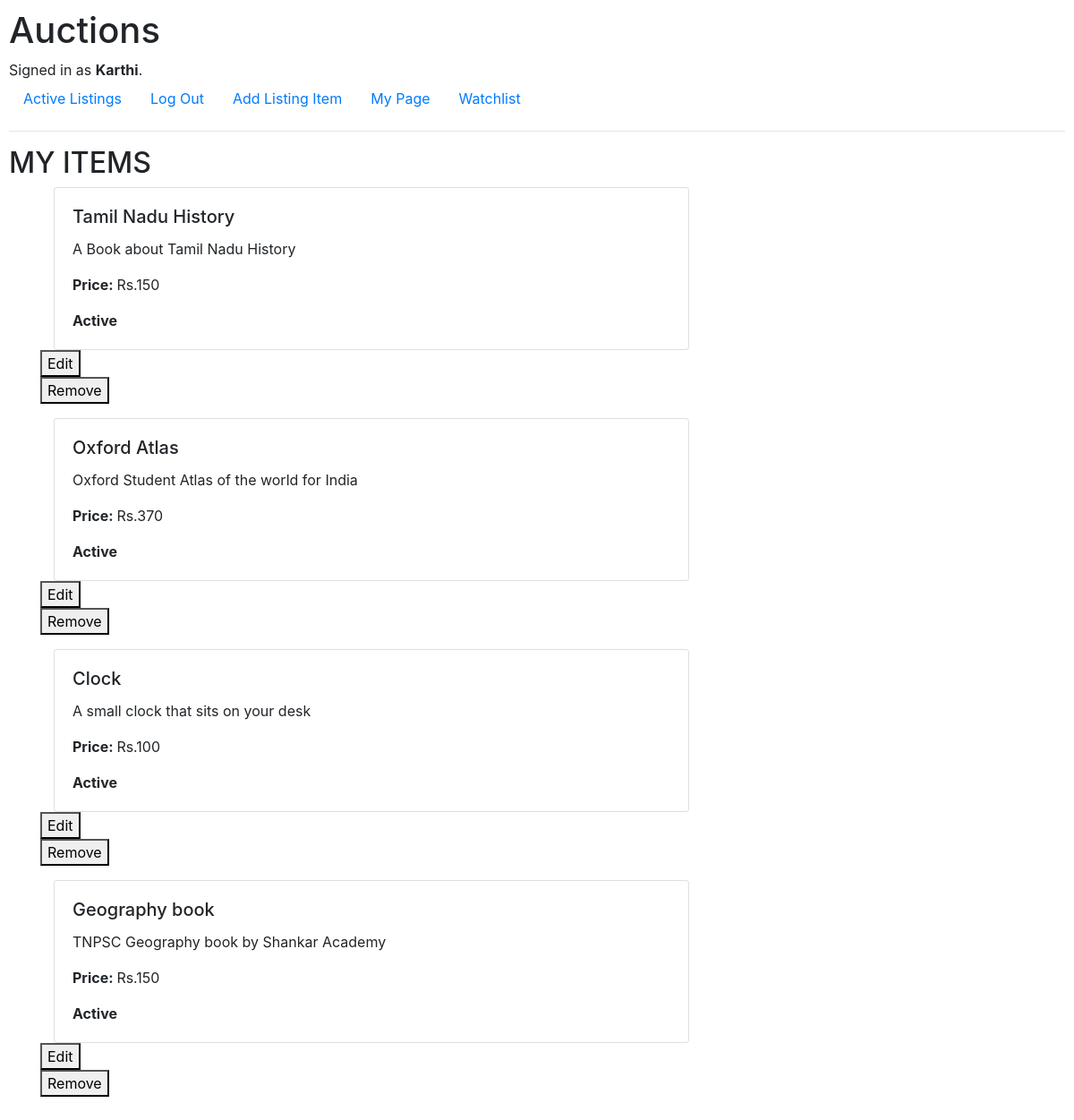
The app's page /mypage (signed in) with its own data.
### auctions/models.py (models this page shows, shortened)
class User(AbstractUser):
    pass

class listing(models.Model):
    title = models.CharField(max_length=20)
    description = models.CharField(max_length=64)
    price = models.IntegerField()
    category = models.ForeignKey(Category, blank=True, null=True, on_delete=models.CASCADE, related_name="item_type")
    image = models.ImageField(null=True, blank=True, upload_to='images/')
    posted_user = models.ForeignKey(User, related_name="posted_item", on_delete=models.CASCADE, null=True)
    isActive = models.BooleanField(default=True)
    watchlist = models.ManyToManyField(User, null=True, related_name="Watch_items", blank=True)

### auctions/views.py (the view)
# urls.py: path("mypage", views.mypage, name="mypage"),
@login_required
def mypage(request):
    if request.method=="POST":
        obj = request.POST['obj_id']
        o = listing.objects.get(id=obj)
        cat = Category.objects.all()
        return render(request, "auctions/edit.html", {
            "id" : o.id,
            "title" : o.title,
            "description" : o.description,
            "price" : o.price,
            "categories" : cat,
            "image" : o.image,
        })
    else:
        user = request.user
        if user.is_authenticated:
            items = listing.objects.filter(posted_user=user)
            return render(request, "auctions/mypage.html", {
                "items" : items
            })

### auctions/templates/auctions/mypage.html (shortened to what this page needs)
{% extends 'auctions/layout.html' %}
{% block body %}
<h2>MY ITEMS</h2>
    {% for item in items %}
<ul class="list-unstyled">
    <li class="container">
            <div class="col-md-8">
                <div class="card">
                    <div class="card-body">
                        <h5 class="card-title">{{item.title}}</h5>
                        <p class="card-text">{{item.description}}</p>
                        <p class="card-text"><strong>Price: </strong>Rs.{{item.price}}</p>
                        <p class="card-text">
                            {% if item.isActive == True %}
                            <strong>Active</strong>
                            {%else%}
                            <strong>Sold</strong>
                            {%endif%}
                        </p>
                    </div>
                </div>
            </div>
            <form action="{% url 'mypage' %}" method="post">
                <button type="submit">Edit</button>
            </form>
            <form action="{% url 'del' item.id %}" method="post">
                <button type="submit">Remove</button>
            </form>
    </li>
</ul>
    {% empty %}
<h4> No items </h4>
    {% endfor %}
{% endblock %}

### auctions/templates/auctions/layout.html (shortened to what this page needs)
{% load static %}
<!DOCTYPE html>
<html lang="en">
    <head>
        <link rel="stylesheet" href="https://stackpath.bootstrapcdn.com/bootstrap/4.4.1/css/bootstrap.min.css">
        <link href="{% static 'auctions/styles.css' %}" rel="stylesheet">
    </head>
    <body>
        <h1>Auctions</h1>
        <div>
            {% if user.is_authenticated %}
                Signed in as <strong>{{ user.username }}</strong>.
            {% else %}
                Not signed in.
            {% endif %}
        </div>
        <ul class="nav">
            <li class="nav-item">
                <a class="nav-link" href="{% url 'index' %}">Active Listings</a>
            </li>
            {% if user.is_authenticated %}
                <li class="nav-item">
                    <a class="nav-link" href="{% url 'logout' %}">Log Out</a>
                </li>
                <li class="nav-item">
                    <a class="nav-link" href="{% url 'new' %}">Add Listing Item</a>
                </li>
                <li class="nav-item">
                    <a class="nav-link" href="{% url 'mypage' %}">My Page</a>
                </li>
                <li class="nav-item">
                    <a class="nav-link" href="{% url 'watch' %}">Watchlist</a>
                </li>
            {% endif %}
        </ul>
        <hr>
        {% block body %}
        {% endblock %}
    </body>
</html>

### auctions/static/auctions/styles.css (style rules this page uses)
body { padding: 10px; }

### records on screen
User: username "Karthi"
listing: title "Tamil Nadu History", description "A Book about Tamil Nadu History", price "150", isActive "Active"
listing: title "Oxford Atlas", description "Oxford Student Atlas of the world for India", price "370", isActive "Active"
listing: title "Clock", description "A small clock that sits on your desk", price "100", isActive "Active"
listing: title "Geography book", description "TNPSC Geography book by Shankar Academy", price "150", isActive "Active"
